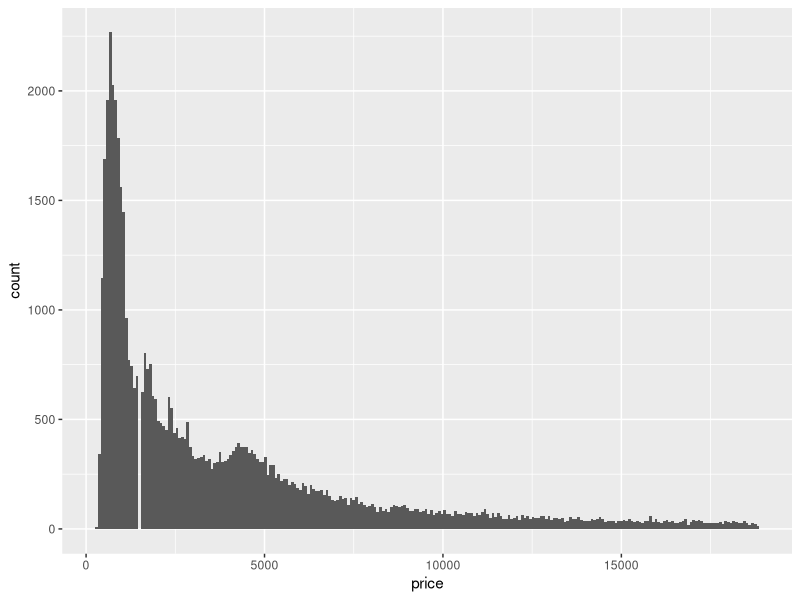
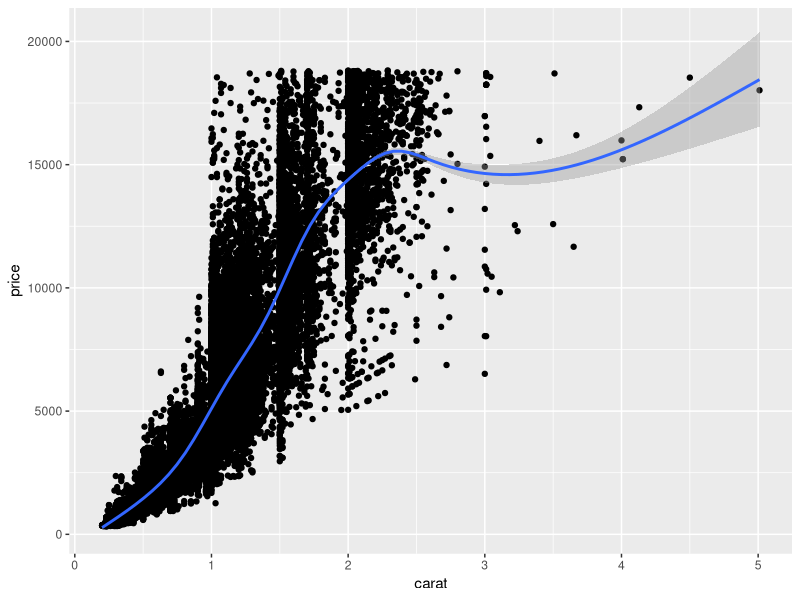
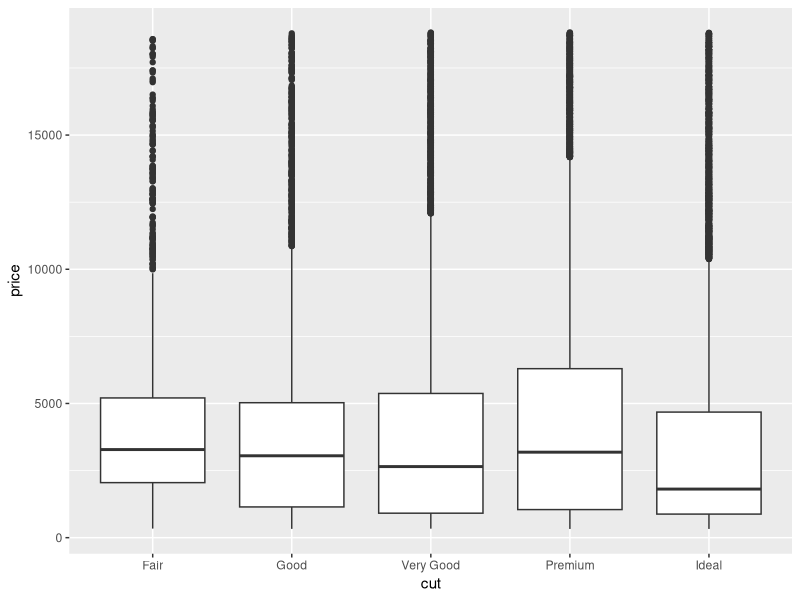
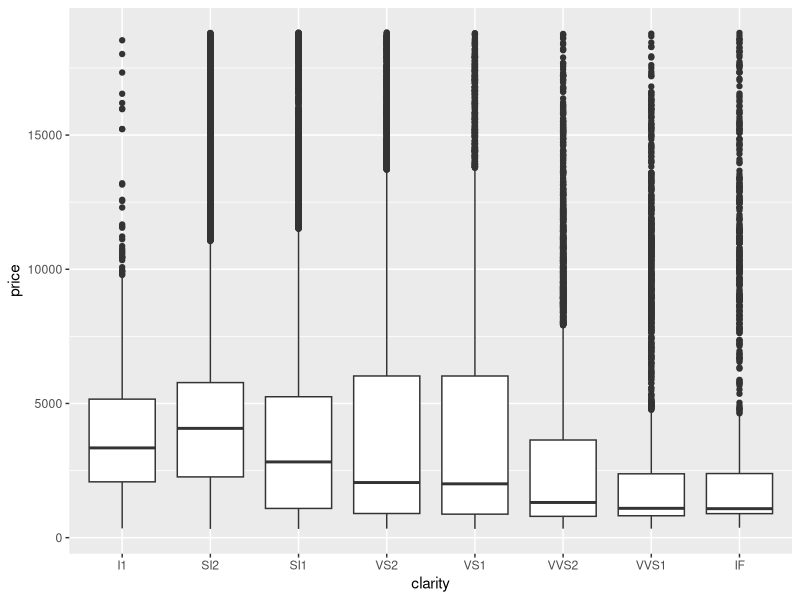
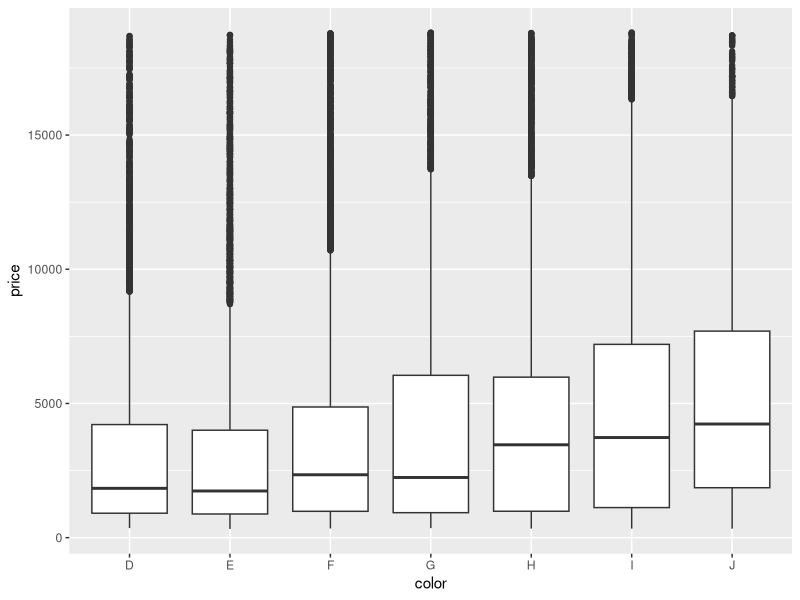
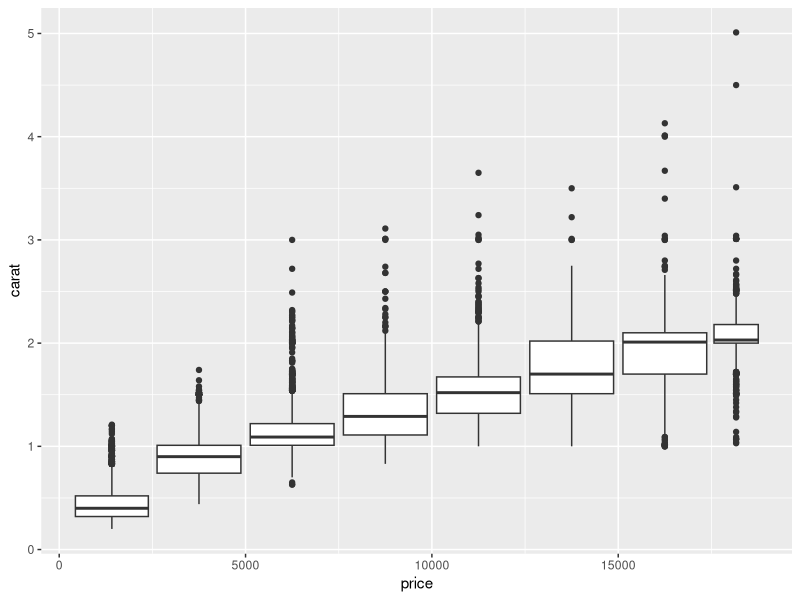
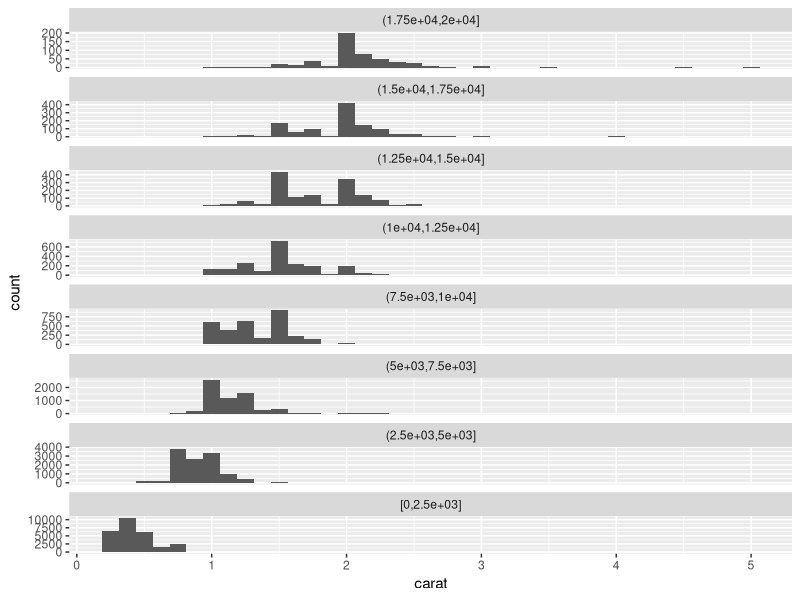

These figures' R source, in order:
library(tidyverse)

#Question 1: Explore the distribution of price. Do you discover anything unusual or surprising? (Hint: Carefully think about the binwidth and make sure you try a wide range of values.)
ggplot(data = diamonds) +
  geom_histogram(mapping = aes(x=price), binwidth = 75)

#Question 2: Which of the 4Cs (carat, cut, clarity, color) is most important for predicting the price of a diamond?

ggplot(diamonds, aes(x = carat, y = price)) +
  geom_point()+ 
  geom_smooth()

ggplot(diamonds, aes(x = cut, y = price)) +
  geom_boxplot() 

ggplot(diamonds, aes(x = clarity, y = price)) +
  geom_boxplot()

ggplot(diamonds, aes(x = color, y = price)) +
  geom_boxplot()

#carat seems to have the most important relationship with the price of diamonds accordi

#Question 3: Plot the distribution of carat across various price bins using the geom_boxplot() and geom_histogram() functions. For the latter, leverage the facet_wrap() function. How would you describe the relationship between carat and price based on these visualizations?

diamonds %>%
  ggplot(mapping = aes(x = price, y = carat)) +
  geom_boxplot(mapping = aes(group = price %>% cut_width(width = 2500, center = 1250)))


diamonds %>%
  mutate(price_binned = price %>% 
      cut_width(width = 2500, center = 1250) %>% 
      fct_relevel(rev)) %>% 
  ggplot(mapping = aes(x = carat)) +
  geom_histogram(binwidth = .125 , center = 0, show.legend = FALSE) +
  facet_wrap(~price_binned, scales = "free_y", ncol = 1)


#from the boxplot the relationship between carat and price seems to be that as carat increases price increases but there also becomes more variability in the price as the carat increases. from the boxplot it can be determined that there is a distribution in the diamonds for each of the prices. 
